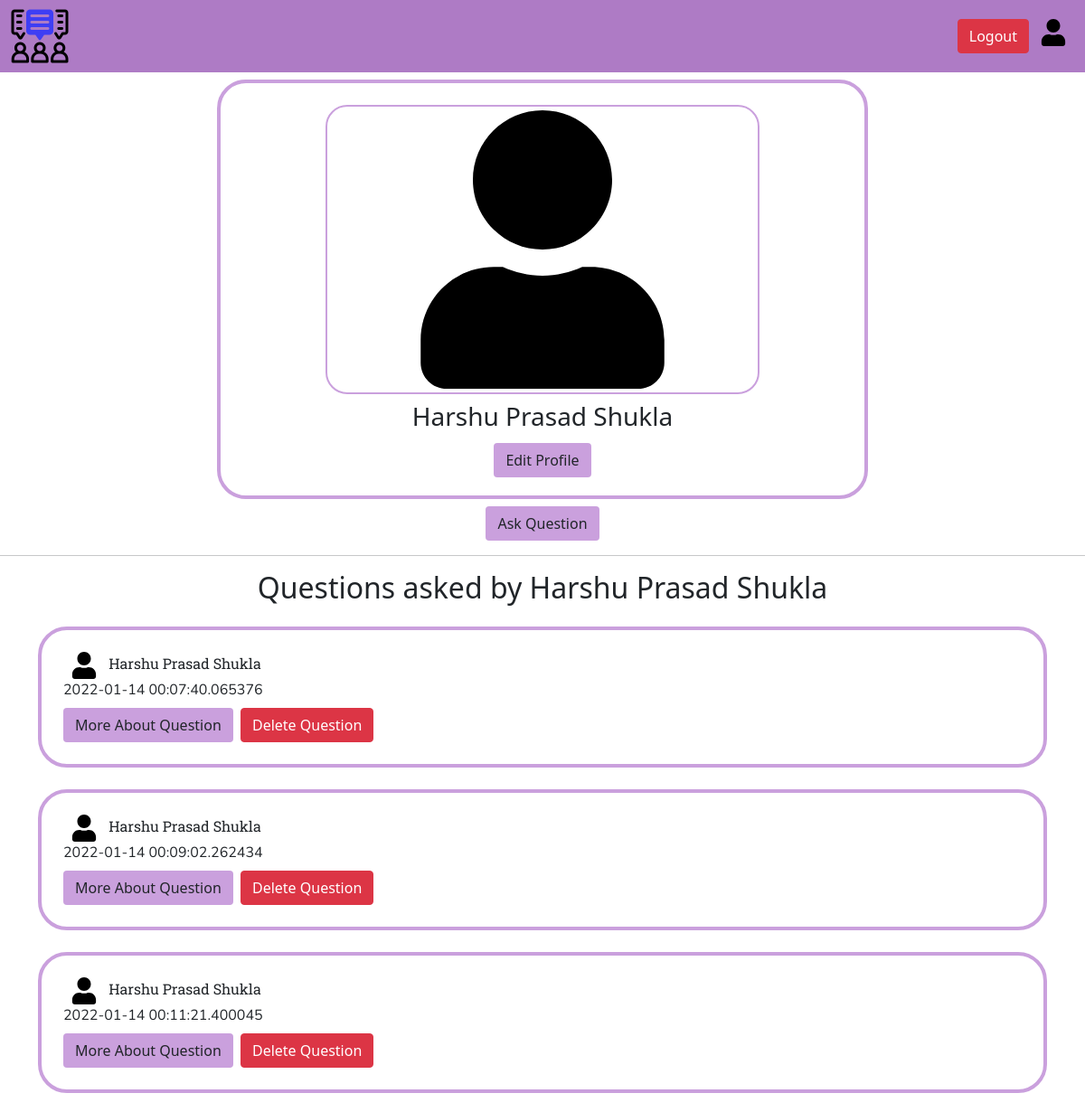
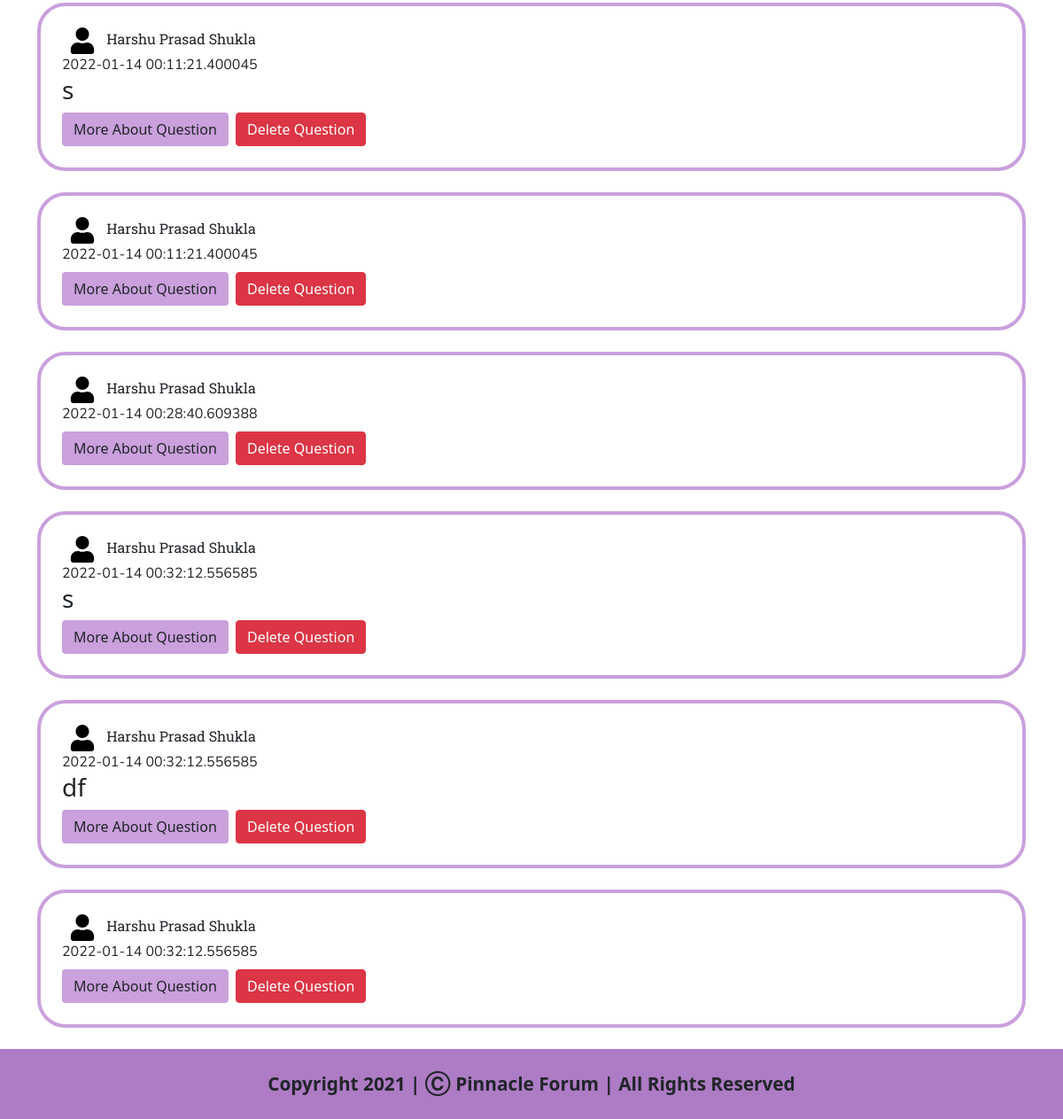
The page /profile/4be48ece316d4c958a0eef7aac9f994c (signed in) on the database as committed earlier (2 pictures, top to bottom).
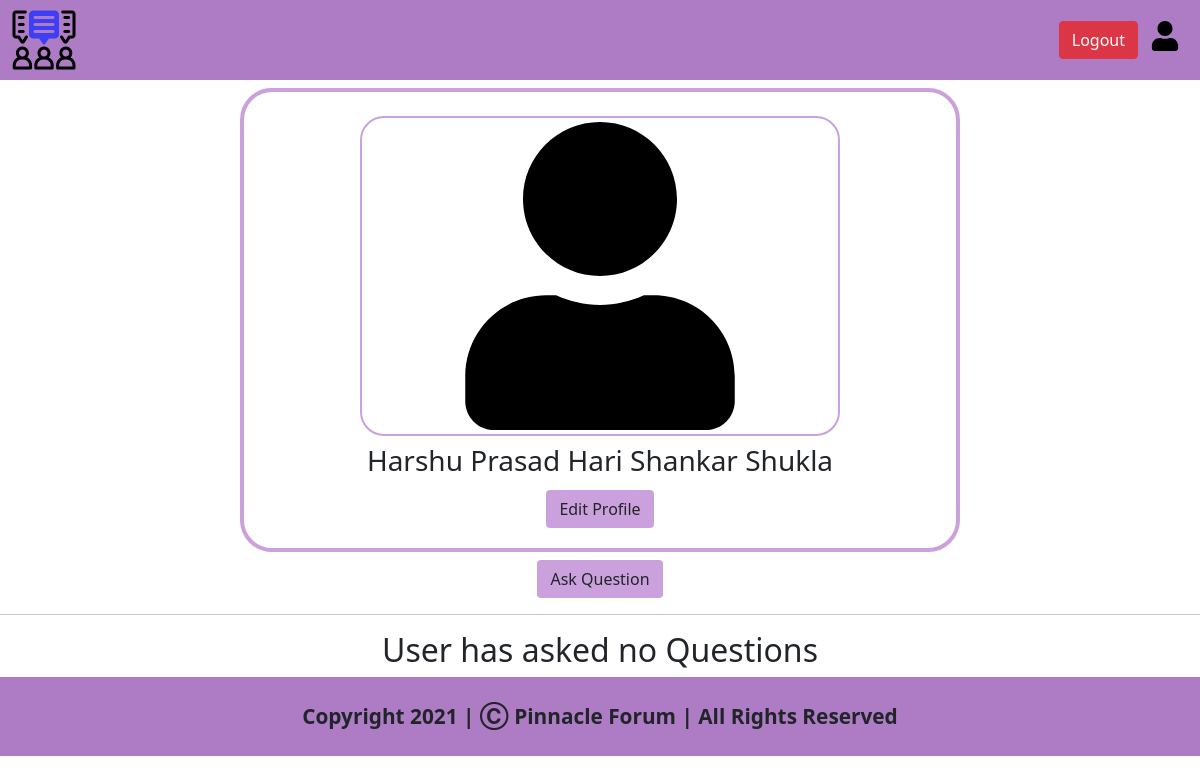
The same page on the database as committed later.
### views/models.py (models this page shows, shortened)
class User(db.Model, UserMixin):
    userName = db.Column(db.String(1000),primary_key=True)
    realNameOfUser = db.Column(db.String(250),nullable=False)
    emailOfUser = db.Column(db.String(250),nullable=False,unique=True) #Adding unique=True to add only unique emails in database
    passwordOfUser = db.Column(db.String(1000),nullable=False)

class Question(db.Model):
    questionId = db.Column(db.String(1000),primary_key=True)
    questionTitle = db.Column(db.String(250),nullable=False)
    questionDescription = db.Column(db.String(250000),nullable=False)
    userNameOfAsker = db.Column(db.String(1000),nullable=False)
    realNameOfAsker = db.Column(db.String(250),nullable=False)
    categoryId = db.Column(db.String(300),nullable=False)
    dateNow = db.Column(db.DateTime,default=datetime.utcnow())

### views/profile.py (the view, shortened to what this page needs)
@profile.route('/<string:profileId>',methods=['GET','POST'])
def profilePageFunction(profileId):
    userObject = User.query.filter_by(userName=profileId).first()
    userQuestions = Question.query.filter_by(userNameOfAsker=profileId).all()
    hasUserAskedQuestions = Question.query.filter_by(userNameOfAsker=profileId).count() # Counting wether the user has asked some questons
    if hasUserAskedQuestions == 0:
        return render_template('profile.html',user=current_user,profileUser=userObject,noQuestions=True,categoryData=Category.query.all()) # Rendering HTML Page
    else:
        return render_template('profile.html',user=current_user,profileUser=userObject,userQuestions=userQuestions,noQuestions=False,categoryData=Category.query.all()) # Rendering HTML Page

### views/templates/profile.html (shortened to what this page needs)
<!doctype html>
<html lang="en">
<head>
  <link href="https://cdn.jsdelivr.net/npm/bootstrap@5.1.3/dist/css/bootstrap.min.css" rel="stylesheet"
>
  <link rel="stylesheet" href="{{ url_for('static',filename='css/profile.css') }}">
  <link rel="stylesheet" href="{{ url_for('static',filename='css/category.css') }}">
</head>
<body>
  <nav class="navbar navbar-expand-lg navbar-light  navigation-bar" style="background-color: rgb(174, 123, 197);">
    <div class="container-fluid">
      <a href="/">
        <img src="../static/img/logo.png" id="companyLogoNavigationBar" src="home.html" style="cursor: pointer;">
      </a>
      <div class="collapse navbar-collapse" id="navbarSupportedContent">
        <form class="d-flex">
          {% if user.is_authenticated %}
          <a class="btn btn-danger mx-1" href="/logout">Logout</a>
          <a href="/profile/{{user.userName}}" class="user-icon-navbar mx-2">
            <img src="../static/img/user-icon.svg" style="height: 30px; width: 30px;">
          </a>
          {% else %}
          <a class="btn btn-danger mx-1" data-bs-toggle="modal" data-bs-target="#loginFormModal">Login</a>
          <a class="btn btn-success mx-1" data-bs-toggle="modal" data-bs-target="#signupFormModal">Signup</a>
          {% endif %}
        </form>
      </div>
    </div>
  </nav>
  {% if user.is_authenticated %}
  {% if user.userName == profileUser.userName %}
  <div class="profile-div my-2 py-3 px-3">
    <img src="../static/img/user-icon.svg" class="user-img-profile py-1 px-1 my-2">
    <h3 class="name">{{profileUser.realNameOfUser}}</h3>
    <button class="btn profile-btn my-1" data-bs-toggle="modal" data-bs-target="#editProfileModal">Edit Profile</button>
  </div>
  <div class="askQuestionsDiv my-2">
    <button class="btn profile-btn" data-bs-toggle="modal" data-bs-target="#askQuestionModal">Ask Question</button>
  </div>
  {% else %}
  <div class="profile-div my-2 py-3 px-3">
    <img src="../static/img/user-icon.svg" class="user-img-profile py-1 px-1 my-2">
    <h3 class="name">{{profileUser.realNameOfUser}}</h3>
  </div>
  {% endif %}
  {% else %}
  <div class="profile-div my-2 py-3 px-3">
    <img src="../static/img/user-icon.svg" class="user-img-profile py-1 px-1 my-2">
    <h3 class="name">{{profileUser.realNameOfUser}}</h3>
  </div>
  {% endif %}
  <hr>
  {% if noQuestions %}
  <div class="questions-parent-div my-2 container">
    <h2 class="text-center">User has asked no Questions</h2>
  </div>
  {% else %}
  {% if user.is_authenticated %}
  {% if user.userName == profileUser.userName %}
  <div class="questions-parent-div my-2 container">
    <h2 class="text-center">Questions asked by {{profileUser.realNameOfUser}}</h2>
    {% for question in userQuestions %}
    <div class="question-div my-4 px-4 py-4">
      <div class="user-div">
        <a href="/profile/{{profileUser.userName}}"><img src="../static/img/user-icon.svg"
            class="user-icon-question mx-2"></a>
        <span class="userName">{{profileUser.realNameOfUser}}</span>
      </div>
      <div class="dateAddedDivOfQuestion">{{question.dateNow}}</div>
      <div class="question-info">
        <h3 class="question-heading">
          {{question.questionTitle}}
        </h3>
      </div>
      <a href="/question/{{question.questionId}}" class="btn question-btn">More About Question</a>
      <a href="/deleteQuestion/{{question.questionId}}" class="btn btn-danger mx-1">Delete Question</a>
    </div>
    {% endfor %}
  </div>
  {% endif %}
  {% endif %}
  {% endif %}
  <footer class="py-4"
    style="background-color: rgb(174, 123, 197); width: 100%; font-weight: bold; font-size: 1.3rem; text-align: center;">
    Copyright 2021 | Ⓒ Pinnacle Forum | All Rights Reserved
  </footer>
</body>
</html>

### views/static/css/profile.css (style rules this page uses)
* { margin: 0px; padding: 0px; }
.profile-div { display: flex; flex-direction: column; align-items: center; justify-content: center; border: 4px solid rgb(202, 160, 221); border-radius: 32px; width: 60vw; margin-right: auto; margin-left: auto; }
.user-img-profile { height: 40vh; width: 40vw; border-radius: 2vw; border: 2px solid rgb(202, 160, 221); }
.profile-btn { background-color: rgb(202, 160, 221); }
.askQuestionsDiv { display: flex; align-items: center; justify-content: center; }

### views/static/css/category.css (style rules this page uses)
* { margin: 0px; padding: 0px; }

Rows that differ between the two databases and show on the page:
removed Question: {{ profileUser.realNameOfUser }} "Harshu Prasad Shukla", dateNow "2022-01-14 00:07:40.065376"
removed Question: {{ profileUser.realNameOfUser }} "Harshu Prasad Shukla", dateNow "2022-01-14 00:09:02.262434"
removed Question: {{ profileUser.realNameOfUser }} "Harshu Prasad Shukla", dateNow "2022-01-14 00:11:21.400045"
removed Question: {{ profileUser.realNameOfUser }} "Harshu Prasad Shukla", dateNow "2022-01-14 00:11:21.400045", questionTitle "s"
removed Question: {{ profileUser.realNameOfUser }} "Harshu Prasad Shukla", dateNow "2022-01-14 00:11:21.400045"
removed Question: {{ profileUser.realNameOfUser }} "Harshu Prasad Shukla", dateNow "2022-01-14 00:28:40.609388"
removed Question: {{ profileUser.realNameOfUser }} "Harshu Prasad Shukla", dateNow "2022-01-14 00:32:12.556585", questionTitle "s"
removed Question: {{ profileUser.realNameOfUser }} "Harshu Prasad Shukla", dateNow "2022-01-14 00:32:12.556585", questionTitle "df"
removed Question: {{ profileUser.realNameOfUser }} "Harshu Prasad Shukla", dateNow "2022-01-14 00:32:12.556585"
changed User: realNameOfUser "Harshu Prasad Shukla" → "Harshu Prasad Hari Shankar Shukla"; realNameOfUser "Harshu Prasad Shukla" → (not shown)
Other text that changed with them:
text no longer shown: "Questions asked by"
text now shown: "User has asked no Questions"
